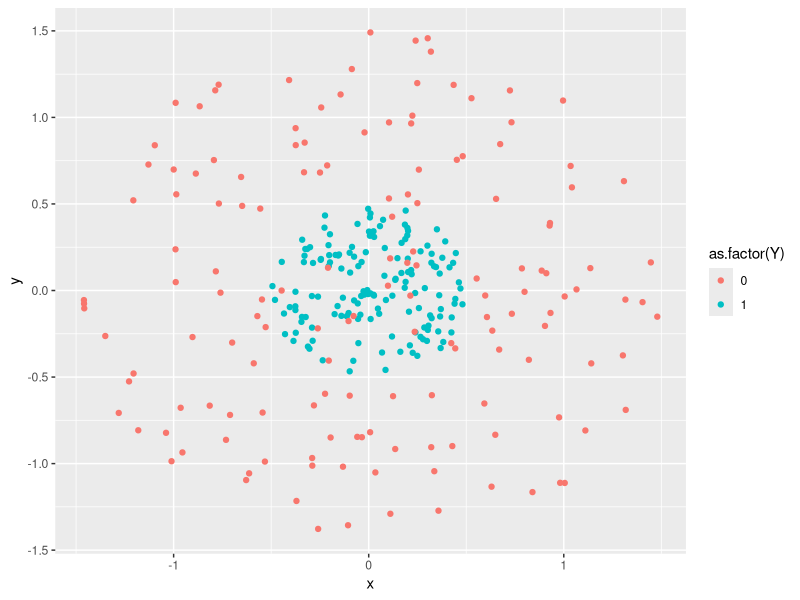
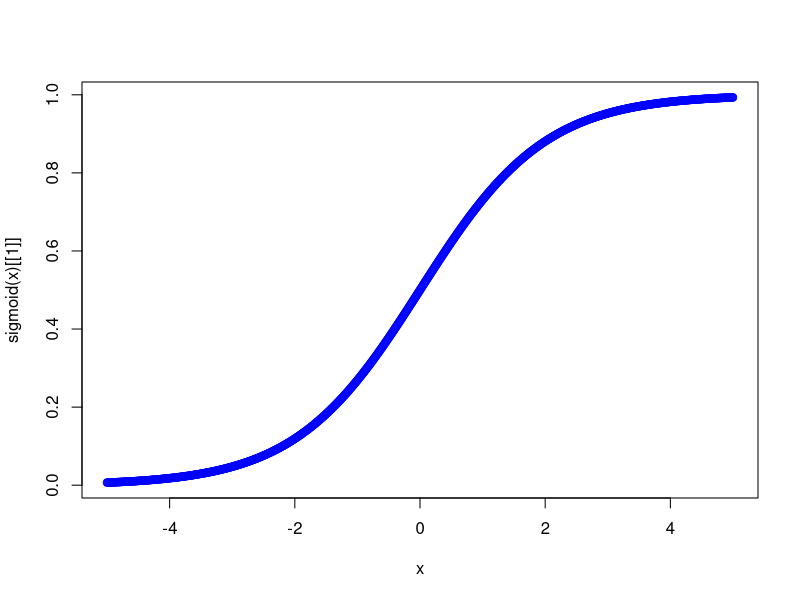
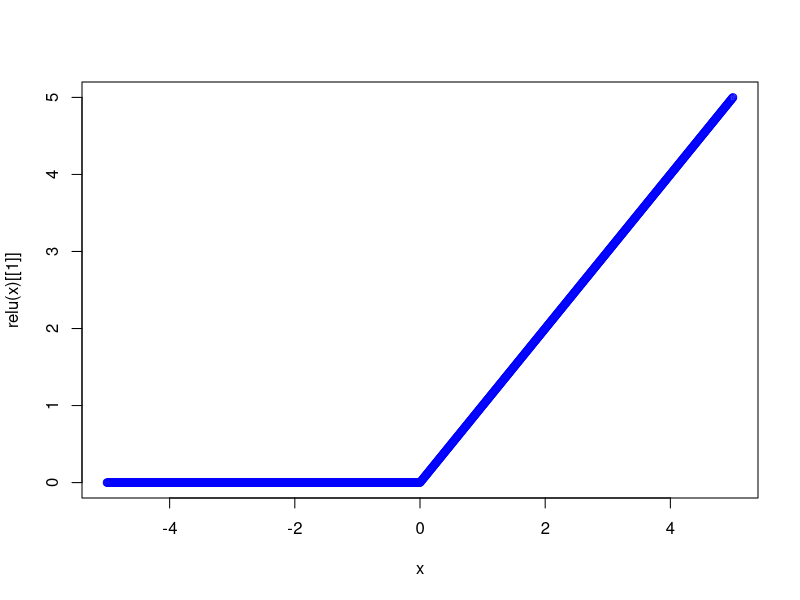

Generate these figures, in order, with R:
# Problema de clasificacion

circulo <- function(x, R, centroX=0, centroY=0){
  r = R * sqrt(runif(x))
  theta = runif(x) * 2 * pi
  x = centroX + r * cos(theta)
  y = centroY + r * sin(theta)
  
  z = data.frame(x = x, y = y)
  return(z)
}

datos1 <- circulo(150,0.5)
datos2 <- circulo(150,1.5)

datos1$Y <- 1
datos2$Y <- 0
datos <- rbind(datos1,datos2)

rm(datos1,datos2, circulo)

library(ggplot2)
ggplot(datos,aes(x,y, col = as.factor(Y))) + geom_point()

X <- as.matrix(datos[,1:2])
Y <- as.matrix(datos[,3])

rm(datos)

# Red neuronal

neurona <- setRefClass(
  "neurona",
  fields = list(
    fun_act = "list",
    numero_conexiones = "numeric",
    numero_neuronas = "numeric",
    W = "matrix",
    b = "numeric"
  ),
  methods = list(
    initialize = function(fun_act, numero_conexiones, numero_neuronas)
    {
      fun_act <<- fun_act
      numero_conexiones <<- numero_conexiones
      numero_neuronas <<- numero_neuronas
      W <<- matrix(runif(numero_conexiones*numero_neuronas),
                   nrow = numero_conexiones)
      b <<- runif(numero_neuronas)
    }
  )
)

# Funcion sigmoide

sigmoid = function(x) {
  y = list() 
  y[[1]] <- 1 / (1 + exp(-x))
  y[[2]] <- x * (1 - x)
  return(y)
}

x <- seq(-5, 5, 0.01)
plot(x, sigmoid(x)[[1]], col='blue')

# Funcion relu

relu <- function(x){
  y <- list()
  y[[1]] <- ifelse(x<0,0,x)
  y[[2]] <- ifelse(x<0,0,1)
  return(y)
}

plot(x, relu(x)[[1]], col='blue')

# Capas de red

n = ncol(X) #Núm de neuronas en la primera capa
capas = c(n, 4, 8, 1) # Número de neuronas en cada capa.
funciones = list(sigmoid, relu, sigmoid) # Función de activación en cada capa

red <- list()

for (i in 1:(length(capas)-1)){
  red[[i]] <- neurona$new(funciones[i],capas[i], capas[i+1])
}

red

# Entrenamiento

entrenar <- function(red, X,Y, coste){
  
  out = list()
  out[[1]] <- append(list(matrix(0,ncol=2,nrow=1)), list(X))
  
  for(i in c(1:(length(red)))){
    z = list((out[[length(out)]][[2]] %*% red[[i]]$W + red[[i]]$b))
    a = list(red[[i]]$fun_act[[1]](z[[1]])[[1]])
    out[[i+1]] <- append(z,a)
  }
  return(out)
}

forward <- entrenar(red, X,Y, coste)
head(forward[[4]][[2]])
